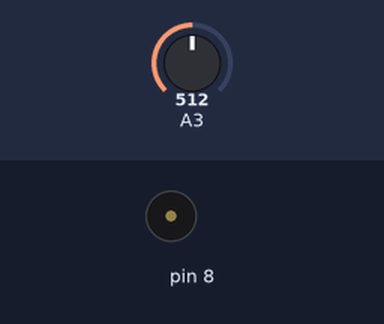
Bench run of a sketch on a simulated Arduino Uno, built with avr-gcc and run on an emulated ATmega328P. Shown: buzzer (waves = sounding). The test bench sets the inputs (shaded band); at power-on: A3 = 512. What the sketch prints to the serial monitor is not drawn.

Above: at 0.45 s.
Timing chart, 0 to 3.0 s (numbered marks = the images above):
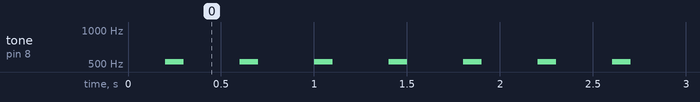

Measured:
- by itself, tone on pin 8: alternates 523 Hz for 0.10 s and silent for 0.30 s

The sketch:

week10_4_arduino_serial_minitor_joystick_Serial_println.ino
```cpp
//week10_4_arduino_serial_minitor_joystick_Serial_println
//修改自week10_3_arduino_analogRead_A3
//把joystick的Y的線,經由麵包版幫忙,接到MakerUNO pin3
//不能接其他的,因為要接有~小蟲符號,代表analog訊號
void setup() {
  Serial.begin(9600);//開啟usb傳輸
  pinMode(2,INPUT_PULLUP);
  pinMode(8,OUTPUT);//發出聲音
}

void loop() { //一秒鐘會跑1000Hz太快了要慢一點才行
  delay(100);//慢一點避免processing來不及處理眼睛看不到
  int now = analogRead(A3);
  Serial.println(now);
  //想利用Serial Monitor 來看看會送出甚麼訊號

  if( now > 800 ){ //變高
    tone(8,523,100);//發出523的DO
    delay(100);
    tone(8,784,100);//發出784的SO
    delay(200);//等久一點
  }else if( now < 200 )//變低
    tone(8,784,100);//發出784的SO
    delay(100);
    tone(8,523,100);//發出784的DO
    delay(200);
}
```
